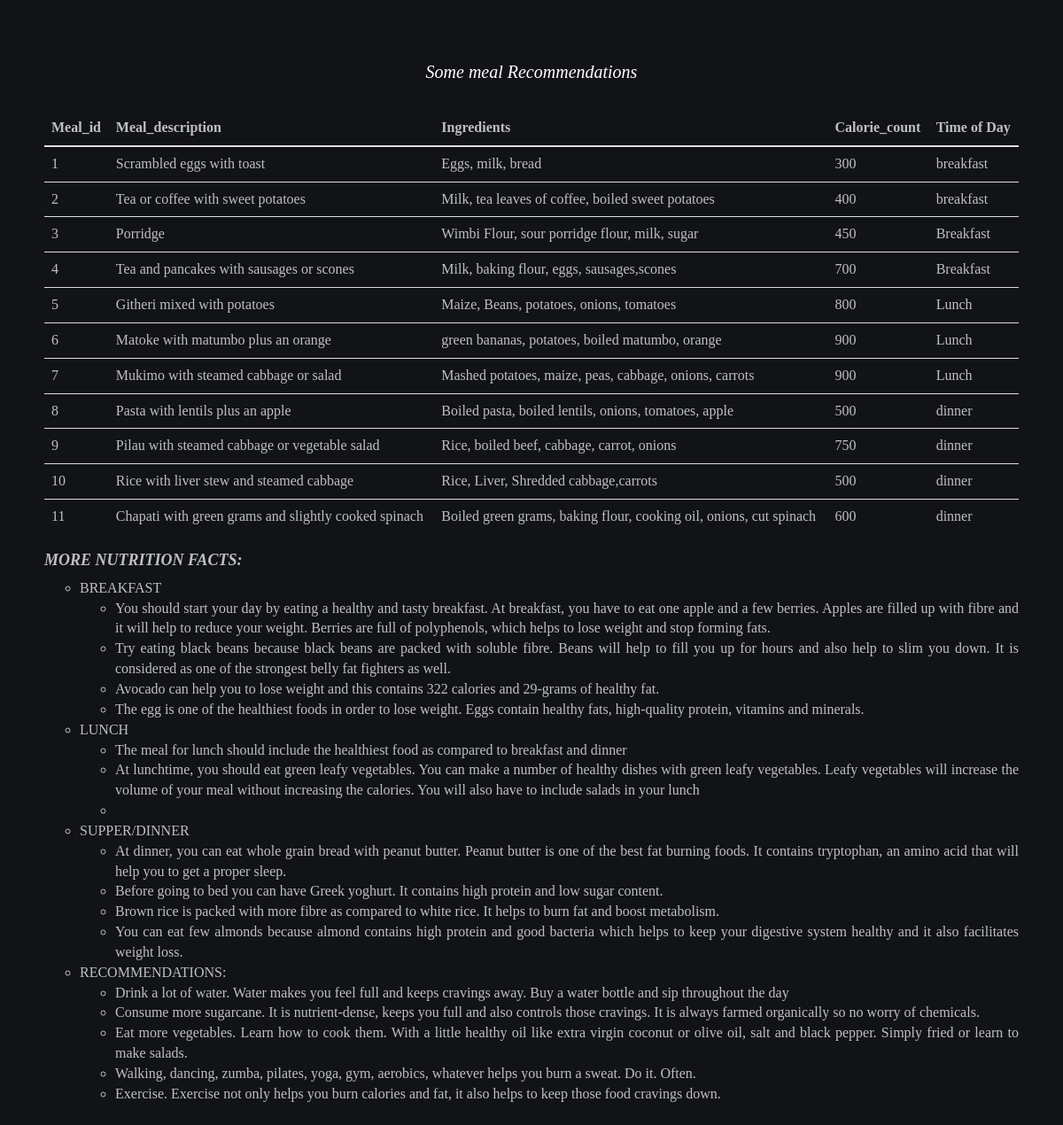
/meals.php, run on the app's committed database.
### tables this page shows
CREATE TABLE food (
  id INT(50) AUTO_INCREMENT PRIMARY KEY,
  name VARCHAR(255) NOT NULL,
  ingredients TEXT(255) NOT NULL,
  calories INT(50) NOT NULL,
  category VARCHAR(255) NOT NULL
);

### meals.php (the view, shortened to what this page needs)
<!DOCTYPE html>
<html>
<head>
  <link rel="stylesheet" href="https://maxcdn.bootstrapcdn.com/bootstrap/3.4.1/css/bootstrap.min.css">
  <link rel="stylesheet" href="meals.css">
</head>
<body style="margin: 50px;">
<div class="main">
  <div class="header__content">
  <h1><i>Some meal Recommendations</i></h1>
  <br>
  <table class="table">
    <thead>
      <tr>
        <th>Meal_id</th>
        <th>Meal_description</th>
        <th>Ingredients</th>
        <th>Calorie_count</th>
        <th>Time of Day</th>
      </tr>
    </thead>
    <tbody>
  </div>
</div>
      <?php
          $host = "localhost";
          $username = "root";
          $password ="";
          $dbname ="meals";
          $connection = new mysqli($host, $username, $password, $dbname);
        $sql = "SELECT * FROM food";
        $result = $connection->query($sql);
        while ($row = $result->fetch_assoc()) {
          echo "<tr>
          <td>". $row["id"] ."</td>
          <td>". $row["name"] ."</td>
          <td>". $row["ingredients"] ."</td>
          <td>". $row["calories"] ."</td>
          <td>". $row["category"] ."</td>
         </tr> ";
        }
      ?>
  <div class="other">
        <h4><I><b>MORE NUTRITION FACTS:</b></I></h4>
          <ul class="a">
            <li>BREAKFAST</li>
             <ul>
              <li>You should start your day by eating a healthy and tasty breakfast. At breakfast, you have to eat one apple and a few berries. Apples are filled up with fibre and it will help to reduce your weight.
         	      Berries are full of polyphenols, which helps to lose weight and stop forming fats.</li>
              <li>Try eating black beans because black beans are packed with soluble fibre. Beans will help to fill you up for hours and also help to slim you down. It is considered as one of the strongest belly fat fighters as well.</li>
              <li>Avocado can help you to lose weight and this contains 322 calories and 29-grams of healthy fat. </li>
              <li>The egg is one of the healthiest foods in order to lose weight. Eggs contain healthy fats, high-quality protein, vitamins and minerals. </li>
             </ul>
            <li>LUNCH</li>
            <ul>
              <li>The meal for lunch should include the healthiest food as compared to breakfast and dinner</li>
              <li>At lunchtime, you should eat green leafy vegetables. You can make a number of healthy dishes with green leafy vegetables. Leafy vegetables will increase the volume of your meal without increasing the calories. You will also have to include salads in your lunch</li>
              <li></li>
            </ul>
            <li>SUPPER/DINNER</li>
            <ul>
              <li>At dinner, you can  eat whole grain bread with peanut butter. Peanut butter is one of the best fat burning foods. It contains tryptophan, an amino acid that will help you to get a proper sleep.</li>
              <li> Before going to bed you can have Greek yoghurt. It contains high protein and low sugar content. </li>
              <li> Brown rice is packed with more fibre as compared to white rice. It helps to burn fat and boost metabolism. </li>
              <li>You can eat few almonds because almond contains high protein and good bacteria which helps to keep your digestive system healthy and it also facilitates weight loss.</li>
            </ul>
            <li>RECOMMENDATIONS:</li>
            <ul>
              <li>Drink a lot of water. Water makes you feel full and keeps cravings away. Buy a water bottle and sip throughout the day</li>
              <li>Consume more sugarcane. It is nutrient-dense, keeps you full and also controls those cravings. It is always farmed organically so no worry of chemicals.</li>
              <li>Eat more vegetables. Learn how to cook them. With a little healthy oil like extra virgin coconut or olive oil, salt and black pepper. Simply fried or learn to make salads.</li>
              <li>Walking, dancing, zumba, pilates, yoga, gym, aerobics, whatever helps you burn a sweat. Do it. Often. </li>
              <li>Exercise. Exercise not only helps you burn calories and fat, it also helps to keep those food cravings down.</li>
            </ul>
          </ul>
      </div>
</body>
</html>

### meals.css (style rules this page uses)
body { background-color: rgba(17,19,23); margin: 0; display: flex; align-items: center; justify-content: center; min-height: 100vh; }
.main { font-family: cursive; font-size: 16px; text-align: justify; color: white; }
table { margin: 0 auto; }
table, th { color: rgba(255, 255, 255, 0.733); }
h1 { font-size: 20px; text-align: center; }
ul.a { list-style-type: circle; }
.other { color: rgba(255, 255, 255, 0.733); }

### data on the page
food: id "1", name "Scrambled eggs with toast", ingredients "Eggs, milk, bread", calories "300", category "breakfast"
food: id "2", name "Tea or coffee with sweet potatoes", ingredients "Milk, tea leaves of coffee, boiled sweet potatoes", calories "400", category "breakfast"
food: id "3", name "Porridge", ingredients "Wimbi Flour, sour porridge flour, milk, sugar", calories "450", category "Breakfast"
food: id "4", name "Tea and pancakes with sausages or scones", ingredients "Milk, baking flour, eggs, sausages,scones", calories "700", category "Breakfast"
food: id "5", name "Githeri mixed with potatoes", ingredients "Maize, Beans, potatoes, onions, tomatoes", calories "800", category "Lunch"
food: id "6", name "Matoke with matumbo plus an orange", ingredients "green bananas, potatoes, boiled matumbo, orange", calories "900", category "Lunch"
food: id "7", name "Mukimo with steamed cabbage or salad", ingredients "Mashed potatoes, maize, peas, cabbage, onions, carrots", calories "900", category "Lunch"
food: id "8", name "Pasta with lentils plus an apple", ingredients "Boiled pasta, boiled lentils, onions, tomatoes, apple", calories "500", category "dinner"
food: id "9", name "Pilau with steamed cabbage or vegetable salad", ingredients "Rice, boiled beef, cabbage, carrot, onions", calories "750", category "dinner"
food: id "10", name "Rice with liver stew and steamed cabbage", ingredients "Rice, Liver, Shredded cabbage,carrots", calories "500", category "dinner"
food: id "11", name "Chapati with green grams and slightly cooked spinach", ingredients "Boiled green grams, baking flour, cooking oil, onions, cut spinach", calories "600", category "dinner"
